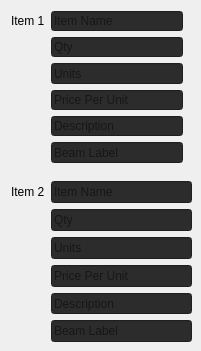
      <widget class="QWidget" name="tab_2">
       <attribute name="title">
        <string>Items</string>
       </attribute>
       <widget class="QWidget" name="">
        <property name="geometry">
         <rect>
          <x>11</x>
          <y>11</y>
          <width>172</width>
          <height>152</height>
         </rect>
        </property>
        <layout class="QFormLayout" name="formLayout">
         <item row="0" column="0">
          <widget class="QLabel" name="label_101">
           <property name="text">
            <string>Item 1</string>
           </property>
          </widget>
         </item>
         <item row="0" column="1">
          <widget class="QLineEdit" name="inputName">
           <property name="styleSheet">
            <string notr="true">QLineEdit{background-color:rgb(44, 44, 44);
	border-color: rgb(50, 50, 50);}</string>
           </property>
           <property name="placeholderText">
            <string>Item Name</string>
           </property>
          </widget>
         </item>
         <item row="1" column="1">
          <widget class="QLineEdit" name="inputQty">
           <property name="styleSheet">
            <string notr="true">QLineEdit{background-color:rgb(44, 44, 44);
	border-color: rgb(50, 50, 50);}</string>
           </property>
           <property name="placeholderText">
            <string>Qty</string>
           </property>
          </widget>
         </item>
         <item row="2" column="1">
          <widget class="QLineEdit" name="inputUnits">
           <property name="styleSheet">
            <string notr="true">QLineEdit{background-color:rgb(44, 44, 44);
	border-color: rgb(50, 50, 50);}</string>
           </property>
           <property name="placeholderText">
            <string>Units</string>
           </property>
          </widget>
         </item>
         <item row="3" column="1">
          <widget class="QLineEdit" name="inputPricePerUnit">
           <property name="styleSheet">
            <string notr="true">QLineEdit{background-color:rgb(44, 44, 44);
	border-color: rgb(50, 50, 50);}</string>
           </property>
           <property name="placeholderText">
            <string>Price Per Unit</string>
           </property>
          </widget>
         </item>
         <item row="4" column="1">
          <widget class="QLineEdit" name="inputDesc">
           <property name="styleSheet">
            <string notr="true">QLineEdit{background-color:rgb(44, 44, 44);
	border-color: rgb(50, 50, 50);}</string>
           </property>
           <property name="placeholderText">
            <string>Description</string>
           </property>
          </widget>
         </item>
         <item row="5" column="1">
          <widget class="QLineEdit" name="inputBL">
           <property name="styleSheet">
            <string notr="true">QLineEdit{background-color:rgb(44, 44, 44);
	border-color: rgb(50, 50, 50);}</string>
           </property>
           <property name="placeholderText">
            <string>Beam Label</string>
           </property>
          </widget>
         </item>
        </layout>
       </widget>
       <widget class="QWidget" name="">
        <property name="geometry">
         <rect>
          <x>11</x>
          <y>181</y>
          <width>181</width>
          <height>161</height>
         </rect>
        </property>
        <layout class="QFormLayout" name="formLayout_2">
         <item row="0" column="0">
          <widget class="QLabel" name="label_102">
           <property name="text">
            <string>Item 2</string>
           </property>
          </widget>
         </item>
         <item row="0" column="1">
          <widget class="QLineEdit" name="inputName_2">
           <property name="styleSheet">
            <string notr="true">QLineEdit{background-color:rgb(44, 44, 44);
	border-color: rgb(50, 50, 50);}</string>
           </property>
           <property name="placeholderText">
            <string>Item Name</string>
           </property>
          </widget>
         </item>
         <item row="1" column="1">
          <widget class="QLineEdit" name="inputQty_2">
           <property name="styleSheet">
            <string notr="true">QLineEdit{background-color:rgb(44, 44, 44);
	border-color: rgb(50, 50, 50);}</string>
           </property>
           <property name="placeholderText">
            <string>Qty</string>
           </property>
          </widget>
         </item>
         <item row="2" column="1">
          <widget class="QLineEdit" name="inputUnits_2">
           <property name="styleSheet">
            <string notr="true">QLineEdit{background-color:rgb(44, 44, 44);
	border-color: rgb(50, 50, 50);}</string>
           </property>
           <property name="placeholderText">
            <string>Units</string>
           </property>
          </widget>
         </item>
         <item row="3" column="1">
          <widget class="QLineEdit" name="inputPricePerUnit_2">
           <property name="styleSheet">
            <string notr="true">QLineEdit{background-color:rgb(44, 44, 44);
	border-color: rgb(50, 50, 50);}</string>
           </property>
           <property name="placeholderText">
            <string>Price Per Unit</string>
           </property>
          </widget>
         </item>
         <item row="4" column="1">
          <widget class="QLineEdit" name="inputDesc_2">
           <property name="styleSheet">
            <string notr="true">QLineEdit{background-color:rgb(44, 44, 44);
	border-color: rgb(50, 50, 50);}</string>
           </property>
           <property name="placeholderText">
            <string>Description</string>
           </property>
          </widget>
         </item>
         <item row="5" column="1">
          <widget class="QLineEdit" name="inputBL_2">
           <property name="styleSheet">
            <string notr="true">QLineEdit{background-color:rgb(44, 44, 44);
	border-color: rgb(50, 50, 50);}</string>
           </property>
           <property name="placeholderText">
            <string>Beam Label</string>
           </property>
          </widget>
         </item>
        </layout>
       </widget>
      </widget>
